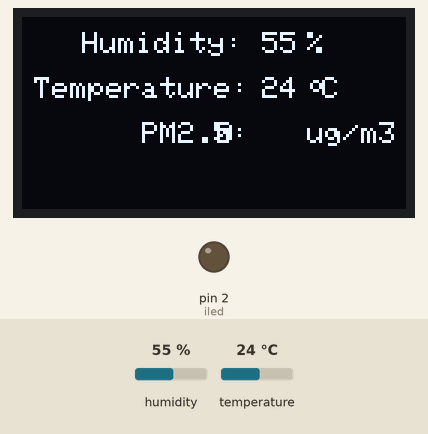
Simulated run of this sketch. Board: Arduino Uno, built with avr-gcc and run on an emulated ATmega328P. On the bench: 128×64 one-colour display, output pins drawn as LEDs (lit = HIGH). The inputs (shaded band) are chosen by the test bench; at power-on: humidity 55 %, temperature 24 °C. What the sketch prints to the serial monitor is not drawn.

Above: at 3.9 s.
4.0 s: humidity set to 22 %
At 6.5 s:
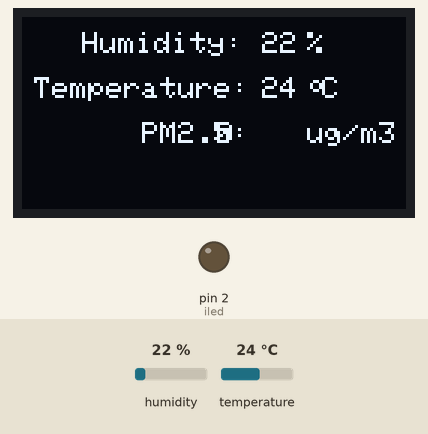
6.9 s: temperature set to 12 °C
At 7.7 s:
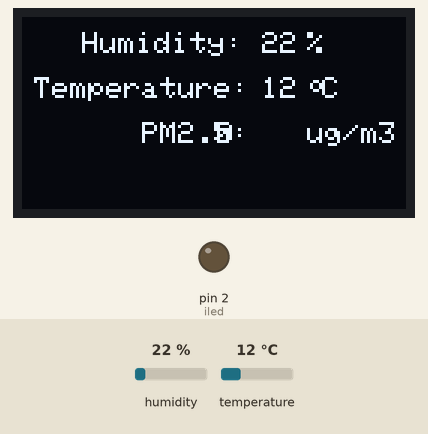
9.8 s: humidity set to 40 %
At 12.3 s:
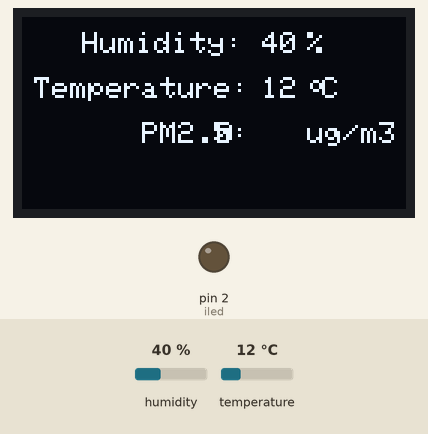
13.0 s: temperature set to 19 °C
Timing chart, 0 to 16.0 s (numbered marks = the images above; inputs shaded):
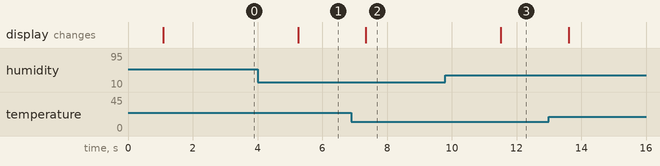

The sketch:

Arduino_control_code.ino
```cpp
#include "DHT.h"
#include <Wire.h>
#include <Adafruit_GFX.h>
#include <Adafruit_SSD1306.h>

#define OLED_RESET     4
static const unsigned char PROGMEM cnWord[] =
{
 0x00,0x00,0x18,0x00,0x24,0x00,0x24,0x00,0x18,0x00,0x00,0x00,0x00,0x00,0x00,0x00,
0x00,0x00,0x00,0x00,0x00,0x00,0x00,0x00,0x00,0x00,0x00,0x00,0x00,0x00,0x00,0x00,
};


#define DHTPIN 5       //定义DHT传感器连接的引脚。它连接到数字引脚2
#define DHTTYPE DHT11  //定义正在使用的DHT传感器类型

#define        COV_RATIO                       0.2            //ug/mmm / mv
#define        NO_DUST_VOLTAGE                 400            //mv
#define        SYS_VOLTAGE                     5000

const int iled = 2;                                            //drive the led of sensor
const int vout = A5;
int h,t,ugm3;
float density, voltage;
int   adcvalue;
DHT dht(DHTPIN, DHTTYPE);

Adafruit_SSD1306 display(128, 64, &Wire,OLED_RESET);
int Filter(int m)
{
  static int flag_first = 0, _buff[10], sum;
  const int _buff_max = 10;
  int i;

  if(flag_first == 0)
  {
    flag_first = 1;

    for(i = 0, sum = 0; i < _buff_max; i++)
    {
      _buff[i] = m;
      sum += _buff[i];
    }
    return m;
  }
  else
  {
    sum -= _buff[0];
    for(i = 0; i < (_buff_max - 1); i++)
    {
      _buff[i] = _buff[i + 1];
    }
    _buff[9] = m;
    sum += _buff[9];

    i = sum / 10.0;
    return i;
  }
}

void setdisplay(){
  display.clearDisplay();//清屏
  display.setTextSize(1); //设置字体大小

  display.setCursor(20, 5);//设置显示位置
  display.print("Humidity: ");
  display.setCursor(80, 5);//设置显示位置
  display.print(h);
  display.setCursor(95, 5);//设置显示位置
  display.print("%");

  display.setCursor(4, 20);//设置显示位置
  display.print("Temperature: ");
  display.setCursor(80, 20);//设置显示位置
  display.print(t);
  display.drawBitmap(94,20, cnWord, 16,16, 1);
  display.setCursor(100, 20);//设置显示位置
  display.print("C");

  display.setCursor(40, 35);//设置显示位置
  display.print("PM2.5:");
  display.setCursor(65, 35);//设置显示位置
  display.print(ugm3);
  display.setCursor(95, 35);//设置显示位置
  display.print("ug/m3");

  display.display(); //启用显示
}
void setup(){
  pinMode(iled, OUTPUT);
  digitalWrite(iled, LOW);                                     //iled default closed
  Serial.begin(9600);
  dht.begin();
  display.begin(SSD1306_SWITCHCAPVCC,0x3C);//打开显示屏
  display.setTextColor(WHITE);//设置输出为白色
  display.clearDisplay();//清屏
}

void loop() {

  delay(1000);
   h = dht.readHumidity();
   Serial.println(h);
   t = dht.readTemperature();
   ugm3 = (int)density;
  Serial.println(ugm3);
  setdisplay();
  char buffer[20]; // 确保缓冲区足够大以存储结果字符串
  // 使用 sprintf 将整数格式化到字符串中
  sprintf(buffer, "%d%d%d", h,ugm3, t);
  // 发送字符串到串口
  Serial.println(buffer);

}
```

Measured:
- after the input at 4.0 s, the display: changes after 1.3 s (image 1)
- after the input at 6.9 s, the display: changes after 0.45 s (image 2)
- after the input at 9.8 s, the display: changes after 1.7 s (image 3)
